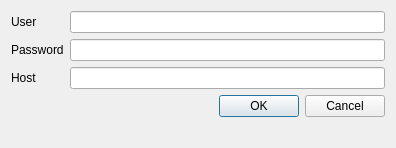
<?xml version="1.0" encoding="UTF-8"?>
<ui version="4.0">
 <class>PlatformSettingsDialog</class>
 <widget class="QDialog" name="PlatformSettingsDialog">
  <property name="geometry">
   <rect>
    <x>0</x>
    <y>0</y>
    <width>396</width>
    <height>148</height>
   </rect>
  </property>
  <property name="windowTitle">
   <string>Openquake Platform Settings</string>
  </property>
  <layout class="QFormLayout" name="formLayout">
   <item row="0" column="0">
    <widget class="QLabel" name="label">
     <property name="text">
      <string>User</string>
     </property>
    </widget>
   </item>
   <item row="0" column="1">
    <widget class="QLineEdit" name="usernameEdit"/>
   </item>
   <item row="1" column="0">
    <widget class="QLabel" name="label_2">
     <property name="text">
      <string>Password</string>
     </property>
    </widget>
   </item>
   <item row="1" column="1">
    <widget class="QLineEdit" name="passwordEdit">
     <property name="echoMode">
      <enum>QLineEdit::Password</enum>
     </property>
    </widget>
   </item>
   <item row="2" column="0">
    <widget class="QLabel" name="label_3">
     <property name="text">
      <string>Host</string>
     </property>
    </widget>
   </item>
   <item row="2" column="1">
    <widget class="QLineEdit" name="hostnameEdit"/>
   </item>
   <item row="3" column="1">
    <widget class="QDialogButtonBox" name="buttonBox">
     <property name="orientation">
      <enum>Qt::Horizontal</enum>
     </property>
     <property name="standardButtons">
      <set>QDialogButtonBox::Cancel|QDialogButtonBox::Ok</set>
     </property>
    </widget>
   </item>
  </layout>
 </widget>
 <tabstops>
  <tabstop>usernameEdit</tabstop>
  <tabstop>passwordEdit</tabstop>
  <tabstop>hostnameEdit</tabstop>
  <tabstop>buttonBox</tabstop>
 </tabstops>
 <resources/>
 <connections>
  <connection>
   <sender>buttonBox</sender>
   <signal>accepted()</signal>
   <receiver>PlatformSettingsDialog</receiver>
   <slot>accept()</slot>
   <hints>
    <hint type="sourcelabel">
     <x>248</x>
     <y>254</y>
    </hint>
    <hint type="destinationlabel">
     <x>157</x>
     <y>274</y>
    </hint>
   </hints>
  </connection>
  <connection>
   <sender>buttonBox</sender>
   <signal>rejected()</signal>
   <receiver>PlatformSettingsDialog</receiver>
   <slot>reject()</slot>
   <hints>
    <hint type="sourcelabel">
     <x>316</x>
     <y>260</y>
    </hint>
    <hint type="destinationlabel">
     <x>286</x>
     <y>274</y>
    </hint>
   </hints>
  </connection>
 </connections>
</ui>
